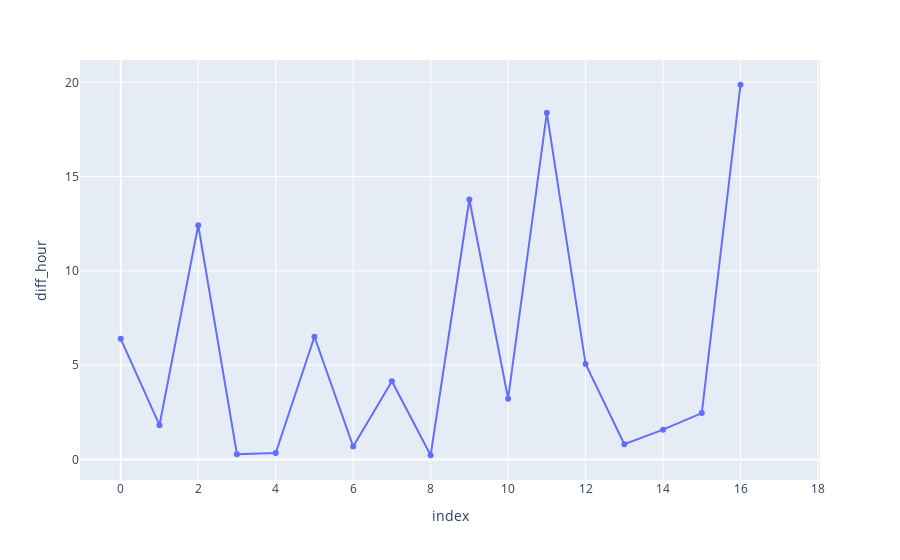

Write notebook code for a chart like this one.
### Code cell
px.line(tmp, x=tmp.index, y="diff_hour", hover_data=["message"], markers=True)

### Figure 1 — Plotly figure (JSON) as saved in the notebook; plotly's stock layout.template omitted (floating-point values rounded to 4 significant figures)
{"data": [{"customdata": [["Phone scheduled cueing started. Until 22:00 Cueing period: 60 seconds. Vibration pattern: 3x Times. Vibration intensity: Default"], ["Phone scheduled cueing started. Until 22:00 Cueing period: 60 seconds. Vibration pattern: 3x Times. Vibration intensity: Default"], ["Phone scheduled cueing started. Until 22:00 Cueing period: 60 seconds. Vibration pattern: 3x Times. Vibration intensity: Default"], ["Phone scheduled cueing started. Until 22:00 Cueing period: 60 seconds. Vibration pattern: 3x Times. Vibration intensity: Default"], ["Phone scheduled cueing started. Until 22:00 Cueing period: 60 seconds. Vibration pattern: 3x Times. Vibration intensity: Default"], ["Phone scheduled cueing started. Until 22:00 Cueing period: 60 seconds. Vibration pattern: 3x Times. Vibration intensity: Default"], ["Phone scheduled cueing started. Until 22:00 Cueing period: 60 seconds. Vibration pattern: 3x Times. Vibration intensity: Default"], ["Phone scheduled cueing started. Until 22:00 Cueing period: 60 seconds. Vibration pattern: 3x Times. Vibration intensity: Default"], ["Phone scheduled cueing started. Until 22:00 Cueing period: 60 seconds. Vibration pattern: 3x Times. Vibration intensity: Default"], ["Phone scheduled cueing started. Until 22:00 Cueing period: 60 seconds. Vibration pattern: 3x Times. Vibration intensity: Default"], ["Phone scheduled cueing started. Until 22:00 Cueing period: 60 seconds. Vibration pattern: 3x Times. Vibration intensity: Default"], ["Phone scheduled cueing started. Until 22:00 Cueing period: 60 seconds. Vibration pattern: 3x Times. Vibration intensity: Default"], ["Phone scheduled cueing started. Until 22:00 Cueing period: 60 seconds. Vibration pattern: 3x Times. Vibration intensity: Default"], ["Phone scheduled cueing started. Until 22:00 Cueing period: 60 seconds. Vibration pattern: 3x Times. Vibration intensity: Default"], ["Phone scheduled cueing started. Until 22:00 Cueing period: 60 seconds. Vibration pattern: 3x Times. Vibration intensity: Default"], ["Phone scheduled cueing started. Until 22:00 Cueing period: 60 seconds. Vibration pattern: 3x Times. Vibration intensity: Default"], ["Phone scheduled cueing started. Until 22:00 Cueing period: 60 seconds. Vibration pattern: 3x Times. Vibration intensity: Default"], ["Phone scheduled cueing started. Until 22:00 Cueing period: 60 seconds. Vibration pattern: 3x Times. Vibration intensity: Default"]], "hovertemplate": "index=%{x}<br>diff_hour=%{y}<br>message=%{customdata[0]}<extra></extra>", "legendgroup": "", "line": {"color": "#636efa", "dash": "solid"}, "marker": {"symbol": "circle"}, "mode": "lines+markers", "name": "", "orientation": "v", "showlegend": false, "type": "scatter", "x": [0, 1, 2, 3, 4, 5, 6, 7, 8, 9, 10, 11, 12, 13, 14, 15, 16, 17], "xaxis": "x", "y": [6.398, 1.821, 12.42, 0.2725, 0.3428, 6.508, 0.6936, 4.151, 0.2242, 13.79, 3.224, 18.38, 5.061, 0.8106, 1.582, 2.461, 19.87, null], "yaxis": "y"}], "layout": {"legend": {"tracegroupgap": 0}, "margin": {"t": 60}, "xaxis": {"anchor": "y", "domain": [0, 1], "title": {"text": "index"}}, "yaxis": {"anchor": "x", "domain": [0, 1], "title": {"text": "diff_hour"}}}}
